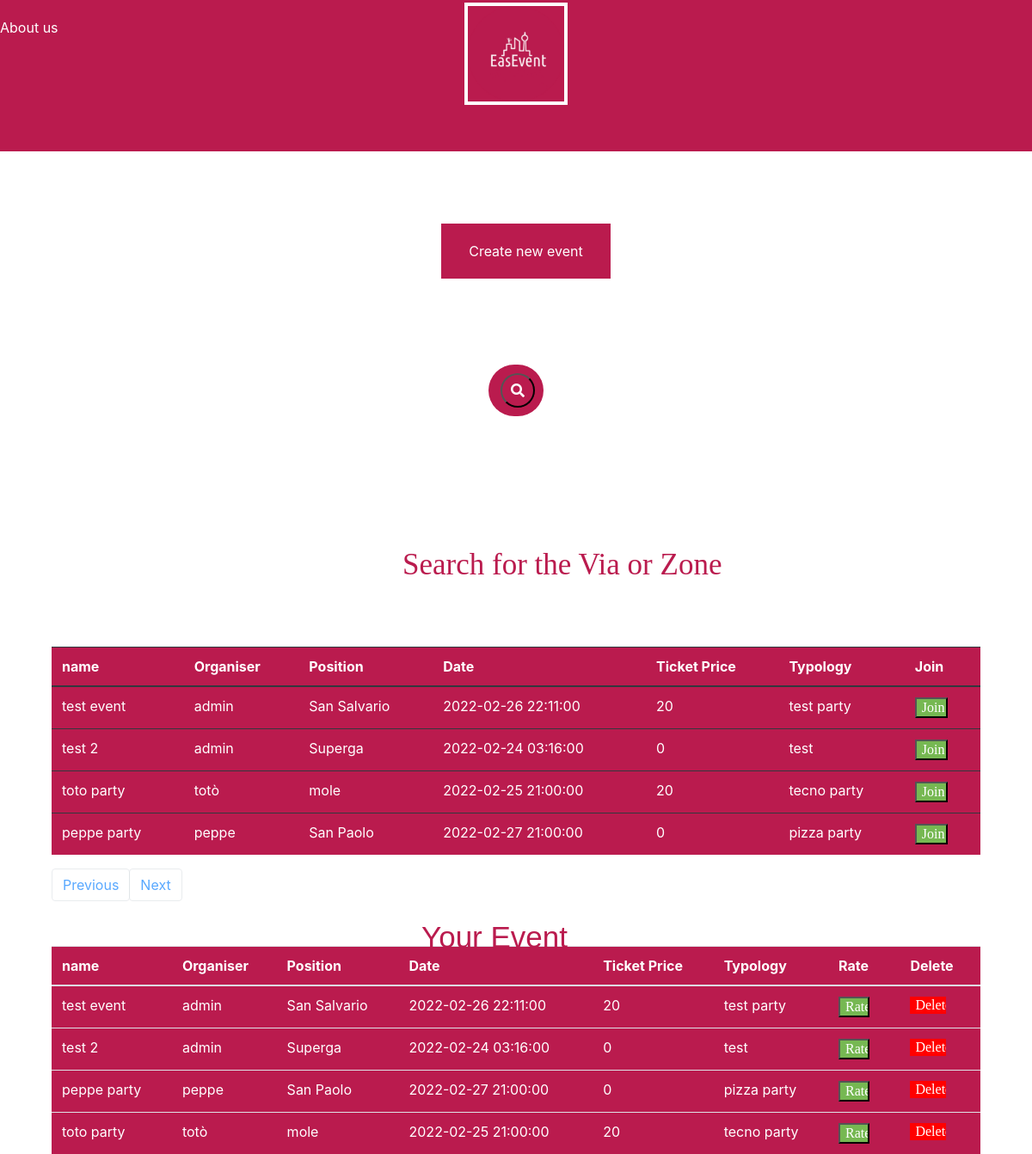
Before: / with the older database file.
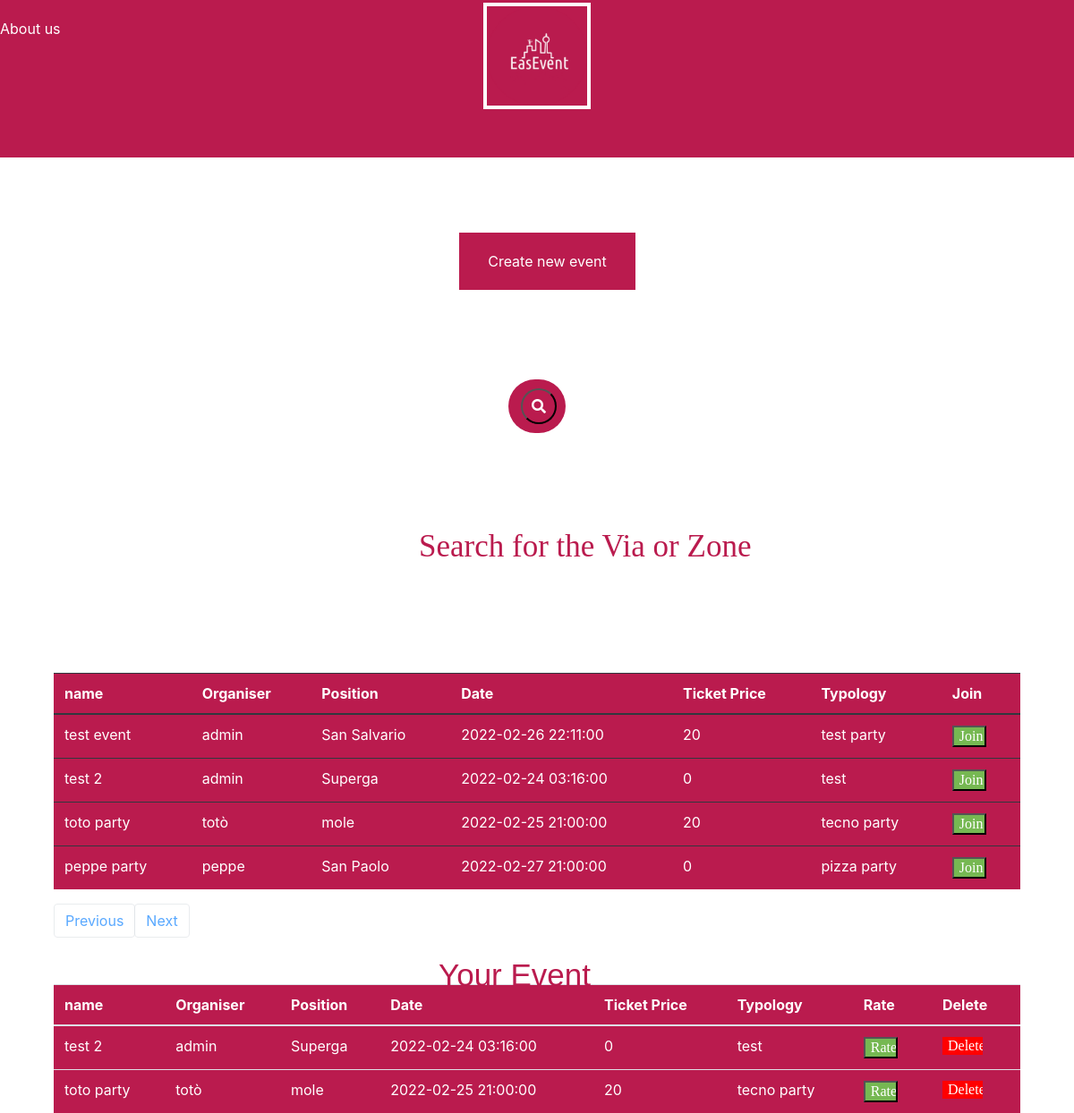
After: the same page with the newer database file.
### tables this page shows
CREATE TABLE event (
	"Number" INTEGER NOT NULL, 
	"Name" VARCHAR(20) NOT NULL, 
	"Organiser" VARCHAR(20) NOT NULL, 
	"Position" VARCHAR(20) NOT NULL, 
	"Date" DATETIME NOT NULL, 
	"Number_of_entrance" INTEGER NOT NULL, 
	"Ticket_price" INTEGER, 
	"Typology" VARCHAR(20), 
	PRIMARY KEY ("Number"), 
	FOREIGN KEY("Position") REFERENCES position ("Zone")
);

CREATE TABLE join__event (
	id INTEGER NOT NULL, 
	"Email" VARCHAR(100), 
	"Name" VARCHAR(20) NOT NULL, 
	"Organiser" VARCHAR(20) NOT NULL, 
	"Position" VARCHAR(20) NOT NULL, 
	"Date" DATETIME NOT NULL, 
	"Number_of_entrance" INTEGER NOT NULL, 
	"Ticket_price" INTEGER, 
	"Typology" VARCHAR(20), 
	PRIMARY KEY (id), 
	FOREIGN KEY("Position") REFERENCES position ("Zone")
);

### app.py (the view, shortened to what this page needs)
@app.route('/', methods=['GET', 'POST'], defaults={"page": 1})
@app.route('/<int:page>', methods=['GET', 'POST'])
def index(page):
    from model import Event, join_Event
    form = JoinForm()
    page = page
    pages = 5
    event = Event.query.paginate(page, pages, error_out=False)
    joined_Event = join_Event.query.all()
    return render_template('homepage/index.html', event=event, joined_Event= joined_Event)

### form.py
class JoinForm(FlaskForm):
    email = EmailField(validators=[DataRequired(), Email()],render_kw={"placeholder": "Enter your email here"})
    submit = SubmitField("Join Event")

### templates/homepage/index.html (shortened to what this page needs)
<link href="//maxcdn.bootstrapcdn.com/bootstrap/4.1.1/css/bootstrap.min.css" rel="stylesheet" id="bootstrap-css">
<!DOCTYPE html>
<html>
  <head>
    <link rel="stylesheet" href="https://stackpath.bootstrapcdn.com/bootstrap/4.1.3/css/bootstrap.min.css">
    <link rel="stylesheet" href="https://use.fontawesome.com/releases/v5.5.0/css/all.css">
    <link rel= "stylesheet" type= "text/css" href= "{{ url_for('static',filename='home/style.css') }}">
  </head>
  <header>
      <div class="uplogo">
          <img class="logo" src="/static/login/logo.png" alt="img" width="10%">
      </div>
      <div>
          <a class="aboutus" href="/aboutus" style="color: white" >About us</a>
      </div>
  </header>
  <body>
    <div class="container h-100">
<a href="/loginfornewevent"  class="button">Create new event</a>
      <form action="/" method="post" autocomplete="off">
      <div class="d-flex justify-content-center h-100">
        <div class="searchbar">
            <p class="mb-0">Search for the Via or Zone</p>
          <input class="search_input" type="text" name="tag" id="tag" placeholder="Search...">
          <button style="background: #BA1B4E;color: #fff;cursor: pointer;" class="search_icon" type="submit"><i class="fas fa-search"></i></button>
        </div>
      </div>
      </form>
    </div>
<div class="row" id="show_table">
<div class="col">
  <table class="table table-dark">
  <thead>
    <tr>
      <th scope="col">name</th>
      <th scope="col">Organiser</th>
      <th scope="col">Position</th>
      <th scope="col">Date</th>
      <th scope="col">Ticket Price</th>
      <th scope="col">Typology</th>
      <th scope="col">Join</th>
    </tr>
  </thead>
  <tbody>
  {%if empty%}
  <tr>
    <td colspan="7" align="center">{{empty}}</td>
  </tr>
  {%else%}
  {% for event in event.items %}
    <tr>
        <td>{{ event.Name }}</td>
        <td>{{ event.Organiser }}</td>
        <td>{{ event.Position }}</td>
        <td>{{ event.Date }}</td>
        <td>{{ event.Ticket_price }}</td>
        <td>{{ event.Typology }}</td>
        <td> <input type="button" onclick="window.location.href='/join/{{event.Number}}'"  class="button-join-table" value="Join"  /> </td>
    </tr>
  {% endfor %}
  {%endif%}
  </tbody>
 </table>
<nav aria-label="Page navigation example">
                <ul class="pagination">
                    {% if event.has_prev %}
                      <li class="page-item"> <a class="page-link" href="{{ url_for('index', page=event.prev_num) }}">Previous</a></li>
                    {% else %}
                      <li class="page-item"><a class="page-link btn disabled" href="#">Previous</a></li>
                    {% endif %}
                    {% if event.has_next %}
                      <li class="page-item"> <a class="page-link" href="{{ url_for('index', page=event.next_num) }}">Next</a></li>
                    {% else %}
                      <li class="page-item"><a class="page-link btn disabled" href="#">Next</a></li>
                    {% endif %}
                </ul>
    </nav>
</div>
</div>
  <p class="mb-1">Your Event</p>
<div>
  <table class="table table-dark-2" style="color: white">
  <thead>
    <tr>
      <th scope="col">name</th>
      <th scope="col">Organiser</th>
      <th scope="col">Position</th>
      <th scope="col">Date</th>
      <th scope="col">Ticket Price</th>
      <th scope="col">Typology</th>
      <th scope="col">Rate</th>
      <th scope="col">Delete</th>
    </tr>
  </thead>
  <tbody>
     {% for event2 in joined_Event %}
    <tr>
        <td>{{event2.Name}}</td>
        <td>{{event2.Organiser}}</td>
        <td>{{event2.Position}}</td>
        <td>{{event2.Date}}</td>
        <td>{{event2.Ticket_price}}</td>
        <td>{{event2.Typology}}</td>
        <td> <input type="button" onclick="window.location.href='/rate'" href="#"   class="button-join-table" value="Rate" /></td>
        <td> <input type="button" onclick="window.location.href='/delete/{{ event2.id }}'" class="button-join-table1" value="Delete" /></td>
    </tr>
   {% endfor %}
  </tbody>
 </table>
</div>
  </body>
</html>

### static/home/style.css (style rules this page uses)
body,html { height: 100%; width: 100%; margin: 0; padding: 0; background: #ffff !important; }
header { background-color: #BA1B4E; height: 22%; }
.searchbar { margin-bottom: auto; margin-top: 160px; height: 60px; background-color: #BA1B4E; border-radius: 30px; padding: 10px; }
.search_input { color: white; border: 0; outline: 0; background: none; width: 0; caret-color:transparent; line-height: 40px; transition: width 0.4s linear; }
.search_input::placeholder { color: white; }
.uplogo { position: relative; width: auto; height: 20px; text-align: center; padding: 3px; }
.logo { border: 4px solid #ffff; }
.search_icon { height: 40px; width: 40px; float: right; display: flex; justify-content: center; align-items: center; border-radius: 50%; color:white; text-decoration:none; }
.mb-0 { position: absolute; font-family: "Berlin Sans FB Demi"; font-size: 35px; left: 39%; top: 47%; color: #BA1B4E; }
.button { position: relative; left: 42%; top: 8%; background-color: #BA1B4E; border: none; color: white; padding: 20px 32px; text-align: center; text-decoration: none; display: inline-block; font-size: 16px; margin: 4px 2px; cursor: pointer; }
.table-dark { width: 90%; background-color:#BA1B4E; position: center; margin-left: auto; margin-right: auto; margin-top: -20%; }
.button-join-table { width: 60%; background-color: #76b852; font-family: Amiri; color: white; position: center; margin-right: auto; margin-left: auto; }
.button-join-table1 { width: 60%; background-color: red; border: none; font-family: Amiri; color: white; position: center; margin-right: auto; margin-left: auto; }
.pagination { position: relative; margin-left: 5%; margin-right: auto; }
.mb-1 { position: absolute; font-family: 'Lucida Grande', 'Lucida Sans Unicode', 'Geneva', 'Verdana', sans-serif; font-size: 35px; right: 45%; top: auto; color: #BA1B4E; }
.table-dark-2 { width: 90%; background-color:#BA1B4E; position: center; margin-left: auto; margin-right: auto; margin-top: 3%; }

Changed rows visible on the page:
removed join__event: Name "test event", Organiser "admin", Position "San Salvario", Date "2022-02-26 22:11:00", Ticket_price "20", Typology "test party"
removed join__event: Name "peppe party", Organiser "peppe", Position "San Paolo", Date "2022-02-27 21:00:00", Ticket_price "0", Typology "pizza party"
